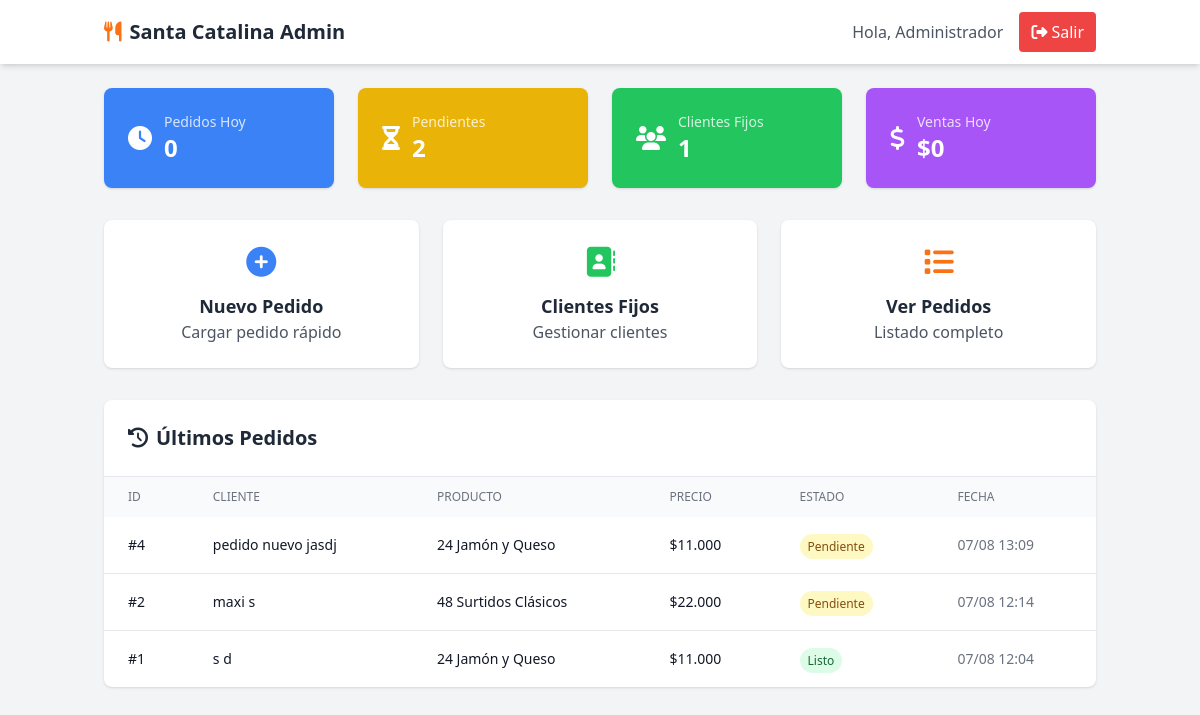
The page /admin/index.php (signed in) on the database as committed earlier.
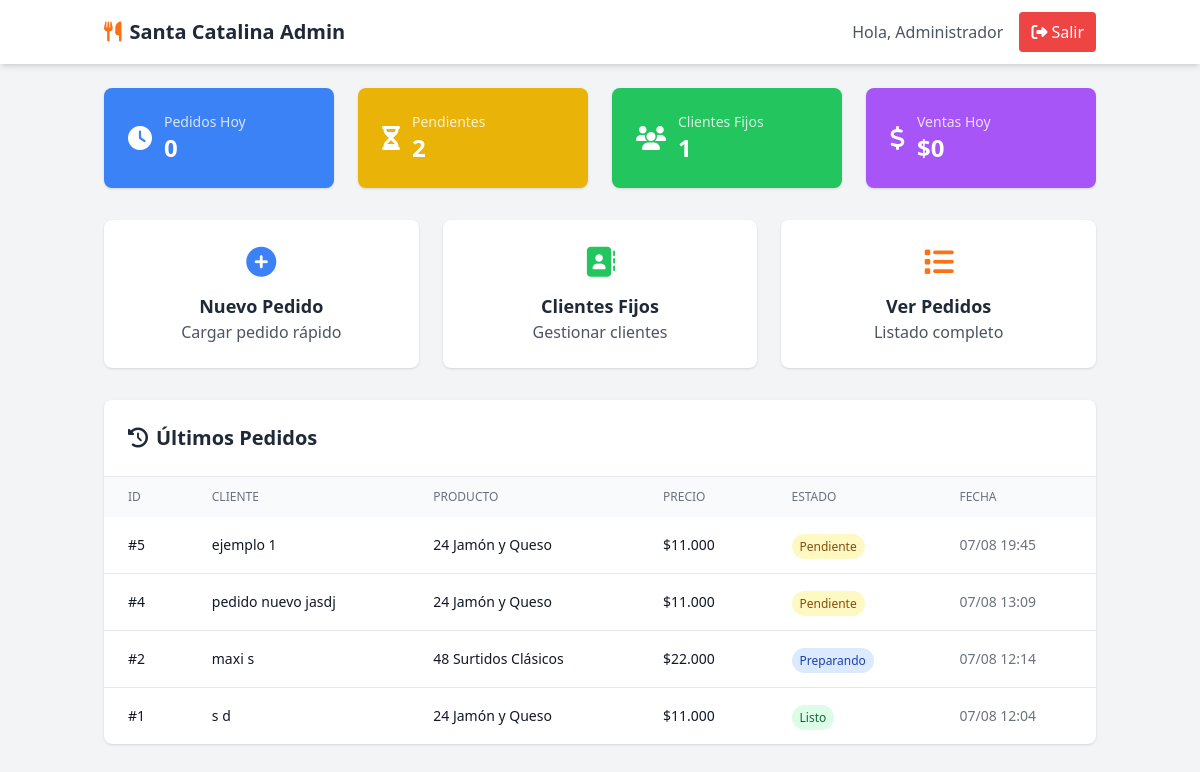
The same page on the database as committed later.
### tables this page shows
CREATE TABLE `pedidos` (
  `id` int(11) NOT NULL,
  `nombre` varchar(100) NOT NULL,
  `apellido` varchar(100) NOT NULL,
  `telefono` varchar(20) NOT NULL,
  `direccion` text DEFAULT NULL,
  `producto` varchar(100) NOT NULL,
  `cantidad` int(11) NOT NULL,
  `precio` decimal(10,2) NOT NULL,
  `forma_pago` enum('Efectivo','Transferencia') DEFAULT 'Efectivo',
  `modalidad` enum('Retira','Delivery') DEFAULT 'Retira',
  `estado` enum('Pendiente','Preparando','Listo','Entregado') DEFAULT 'Pendiente',
  `observaciones` text DEFAULT NULL,
  `cliente_fijo_id` int(11) DEFAULT NULL,
  `impreso` tinyint(1) DEFAULT 0,
  `created_at` timestamp NULL DEFAULT current_timestamp(),
  `updated_at` timestamp NULL DEFAULT current_timestamp() ON UPDATE current_timestamp(),
  `fecha_entrega` date DEFAULT NULL COMMENT 'Fecha para cuando es el pedido',
  `hora_entrega` time DEFAULT NULL COMMENT 'Hora para cuando es el pedido',
  `notas_horario` text DEFAULT NULL COMMENT 'Observaciones sobre horario/entrega',
  `fecha_pedido` datetime DEFAULT current_timestamp() COMMENT 'Cuándo se tomó el pedido (puede ser diferente de created_at para casos especiales)',
  `prioridad` enum('normal','prioridad','urgente') DEFAULT 'normal' COMMENT 'Prioridad manual asignada por admin',
  `prioridad_notas` text DEFAULT NULL COMMENT 'Notas sobre por qué se asignó esta prioridad',
  `es_personalizado_complejo` tinyint(1) DEFAULT 0 COMMENT 'Si usa la tabla pedido_detalles para precios mixtos'
);

### admin/config.php (called while the page is built, shortened)
<?php
function formatPrice($price) {
    return '$' . number_format($price, 0, ',', '.');
}
?>

### admin/index.php (the view, shortened to what the changed rows need)
<?php
require_once 'config.php';
$pdo = getConnection();
$ultimos_pedidos = $pdo->query("
    SELECT id, nombre, apellido, producto, precio, estado, created_at
    FROM pedidos
    ORDER BY created_at DESC
    LIMIT 5
")->fetchAll();
?>
<!DOCTYPE html>
<html lang="es">
<head>
    <script src="https://cdn.tailwindcss.com"></script>
    <link rel="stylesheet" href="https://cdnjs.cloudflare.com/ajax/libs/font-awesome/6.4.0/css/all.min.css">
</head>
<body class="bg-gray-100">
    <header class="bg-white shadow-md">
        <div class="container mx-auto px-4 py-3 flex justify-between items-center">
            <h1 class="text-xl font-bold text-gray-800">
                <i class="fas fa-utensils text-orange-500 mr-2"></i><?= APP_NAME ?>
            </h1>
        </div>
    </header>
    <main class="container mx-auto px-4 py-6">
        <div class="bg-white rounded-lg shadow">
            <div class="p-6 border-b">
                <h2 class="text-xl font-semibold text-gray-800">
                    <i class="fas fa-history mr-2"></i>Últimos Pedidos
                </h2>
            </div>
            <div class="overflow-x-auto">
                <table class="min-w-full">
                    <thead class="bg-gray-50">
                        <tr>
                            <th class="px-6 py-3 text-left text-xs font-medium text-gray-500 uppercase">ID</th>
                            <th class="px-6 py-3 text-left text-xs font-medium text-gray-500 uppercase">Cliente</th>
                            <th class="px-6 py-3 text-left text-xs font-medium text-gray-500 uppercase">Producto</th>
                            <th class="px-6 py-3 text-left text-xs font-medium text-gray-500 uppercase">Precio</th>
                            <th class="px-6 py-3 text-left text-xs font-medium text-gray-500 uppercase">Estado</th>
                            <th class="px-6 py-3 text-left text-xs font-medium text-gray-500 uppercase">Fecha</th>
                        </tr>
                    </thead>
                    <tbody class="divide-y divide-gray-200">
                        <?php if (empty($ultimos_pedidos)): ?>
                            <tr>
                                <td colspan="6" class="px-6 py-4 text-center text-gray-500">
                                    No hay pedidos registrados
                                </td>
                            </tr>
                        <?php else: ?>
                            <?php foreach ($ultimos_pedidos as $pedido): ?>
                                <tr class="hover:bg-gray-50">
                                    <td class="px-6 py-4 text-sm font-medium text-gray-900">
                                        #<?= $pedido['id'] ?>
                                    </td>
                                    <td class="px-6 py-4 text-sm text-gray-900">
                                        <?= htmlspecialchars($pedido['nombre'] . ' ' . $pedido['apellido']) ?>
                                    </td>
                                    <td class="px-6 py-4 text-sm text-gray-900">
                                        <?= htmlspecialchars($pedido['producto']) ?>
                                    </td>
                                    <td class="px-6 py-4 text-sm text-gray-900">
                                        <?= formatPrice($pedido['precio']) ?>
                                    </td>
                                    <td class="px-6 py-4">
                                        <?php
                                        $estado_color = [
                                            'Pendiente' => 'bg-yellow-100 text-yellow-800',
                                            'Preparando' => 'bg-blue-100 text-blue-800',
                                            'Listo' => 'bg-green-100 text-green-800',
                                            'Entregado' => 'bg-gray-100 text-gray-800'
                                        ];
                                        ?>
                                        <span class="px-2 py-1 text-xs font-medium rounded-full <?= $estado_color[$pedido['estado']] ?? 'bg-gray-100 text-gray-800' ?>">
                                            <?= $pedido['estado'] ?>
                                        </span>
                                    </td>
                                    <td class="px-6 py-4 text-sm text-gray-500">
                                        <?= date('d/m H:i', strtotime($pedido['created_at'])) ?>
                                    </td>
                                </tr>
                            <?php endforeach; ?>
                        <?php endif; ?>
                    </tbody>
                </table>
            </div>
        </div>
    </main>
</body>
</html>

Rows that differ between the two databases and show on the page:
added pedidos: id "5", nombre+apellido "ejemplo 1", producto "24 Jamón y Queso", precio "$11.000", estado "Pendiente", created_at "07/08 19:45"
changed pedidos "maxi s": estado "Pendiente" → "Preparando"
